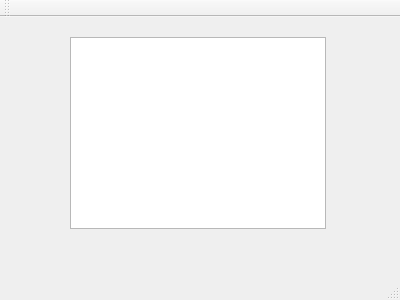
<?xml version="1.0" encoding="UTF-8"?>
<ui version="4.0">
 <class>G3</class>
 <widget class="QMainWindow" name="G3">
  <property name="geometry">
   <rect>
    <x>0</x>
    <y>0</y>
    <width>400</width>
    <height>300</height>
   </rect>
  </property>
  <property name="windowTitle">
   <string>G3</string>
  </property>
  <widget class="QWidget" name="centralWidget">
   <widget class="QGraphicsView" name="graphicsView">
    <property name="geometry">
     <rect>
      <x>70</x>
      <y>20</y>
      <width>256</width>
      <height>192</height>
     </rect>
    </property>
   </widget>
  </widget>
  <widget class="QMenuBar" name="menuBar">
   <property name="geometry">
    <rect>
     <x>0</x>
     <y>0</y>
     <width>400</width>
     <height>20</height>
    </rect>
   </property>
  </widget>
  <widget class="QToolBar" name="mainToolBar">
   <attribute name="toolBarArea">
    <enum>TopToolBarArea</enum>
   </attribute>
   <attribute name="toolBarBreak">
    <bool>false</bool>
   </attribute>
  </widget>
  <widget class="QStatusBar" name="statusBar"/>
 </widget>
 <layoutdefault spacing="6" margin="11"/>
 <resources/>
 <connections/>
</ui>
